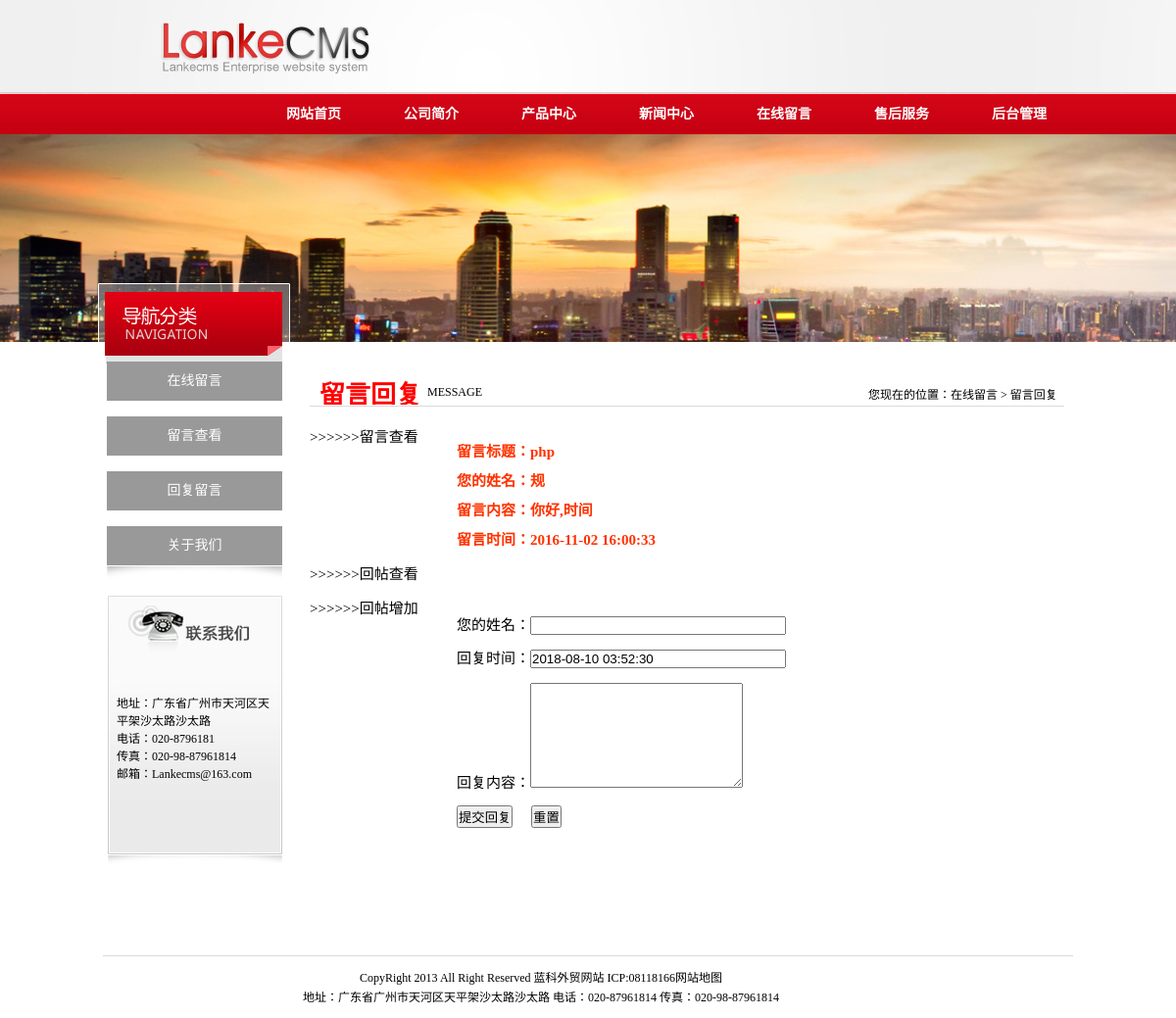
/revertAdd.php?id=12, run on the app's committed database.
### tables this page shows
CREATE TABLE `message` (
  `messageID` int(11) NOT NULL AUTO_INCREMENT,
  `title` varchar(50) NOT NULL,
  `content` varchar(500) NOT NULL,
  `writer` varchar(20) NOT NULL,
  `writeDate` timestamp NOT NULL DEFAULT CURRENT_TIMESTAMP,
  `count` int(11) DEFAULT NULL,
  PRIMARY KEY (`messageID`)
);

### revertAdd.php (the view, shortened to what this page needs)
<!DOCTYPE html PUBLIC "-//W3C//DTD XHTML 1.0 Transitional//EN" "http://www.w3.org/TR/xhtml1/DTD/xhtml1-transitional.dtd">
<html xmlns="http://www.w3.org/1999/xhtml">
<head>
<link rel="stylesheet" type="text/css" href="css.css"/>
</head>
<body>
 <div id="one"></div>
 <div id="big_two">
    <div id="left">
      <div id="left_bg1">
         <p><a href="messageAdd_save.php" target="_self">在线留言</a><br/><a href="messageManage.php" target="_self">留言查看</a><br/><a href="#">回复留言</a><br/><a href="about.php" target="_self">关于我们</a></p>
      </div>
      <div id="contact_bg1">
       <p>地址：广东省广州市天河区天<br/>
          平架沙太路沙太路<br/>
          电话：020-8796181<br/>
          传真：020-98-87961814<br/>
          邮箱：Lankecms@163.com</p>
      </div>
    </div>
     <div id="right1">
      <div id="right_one">
          <div id="div_1"><h2 style="color:#F00; font:bold 26px 宋体;">留言回复</h2></div>
          <div style="width:70px; height:20px; float:left; margin-top:44px;">MESSAGE</div>
          <div id="div_2">您现在的位置：在线留言 > 留言回复</div>
          <img src="images/path_line.gif" style="margin:0 auto; width:770px; height:2px;"/>
      </div>
      <?
        $id=$_GET['id'];
	    include("admin/conn.php");
		$sql="select messageID,title,left(content,10) as content,writer,writeDate from message where messageID='$id'";
		$str=mysql_query($sql,$conn);
	    $row=mysql_fetch_array($str);
       ?>
	      <div id="revert_left">
         >>>>>>留言查看
	       <ul>
		   <li>留言标题：<?=$row['title']?></li><br/>
		   <li>您的姓名：<?=$row['writer']?></li><br/>
           <li>留言内容：<?=$row['content']?></li><br/>
		   <li>留言时间：<?=$row['writeDate']?></li>
           </ul>
		   </div>
       <div id="revert_center">
         >>>>>>回帖查看
             </div>
     <form action="revertAdd_save.php?id=<?=$_GET['id']?>" method="post">
           <div id="revert_right">
           >>>>>>回帖增加
            <ul>
		   <li>您的姓名：<input name="writer" type="text" size="30" /></li><br/>
		   <li>回复时间：<input name="writeDate" type="text" size="30" value="<?=date('Y-m-d H:i:s')?>"/></li><br/>
		   <li>回复内容：<textarea name="content" cols="25" rows="7"></textarea></li><br/>
		   <li>
		   <input name="" type="submit" value="提交回复"/>&nbsp;&nbsp;&nbsp;&nbsp;
		   <input name="" type="reset" value="重置" />
		   </li>
		   </ul>
        </div>
	 </form>
     </div>
  </div>
</body>
</html>

### css.css (style rules this page uses)
* { margin:0;padding:0; }
body { width:auto; height:0 auto; font:12px 宋体; }
#top { background:url(images/bg.jpg); }
#top img { margin-left:150px; }
#nav_bg { background:url(images/nav_bg.png); height:43px; }
#nav_bg ul { margin-left:140px; }
#nav_bg ul li { font:bold 14px/28px 宋体; height:45px; float:left; width:120px; color:#FFF; list-style:none; line-height:45px; }
#nav_bg li a { color:#FFF; display:block; text-align:center; list-style:none; height:45px; }
#nav_bg a:link { list-style:none; color:#FFF; text-decoration:none; }
#foot_son { width:990px; height:70px; margin:0 auto; }
#foot_son img { width:990px; height:2px; margin-top:5px; }
#one { background:url(images/01.jpg); width:100%; height:212px; }
#big_two { width:1000px; height:620px; margin:0 auto; }
#left { width:196px; height:470px; float:left; }
#right_one { width:770px; height:60px; }
#div_1 { width:110px; height:30px; float:left; margin-top:33px; margin-left:10px; }
#div_2 { width:200px; height:20px; float:left; margin-left:570px; margin-top:-20px; }
#left_bg1 { background:url(images/left_bg.png) no-repeat; width:196px; height:176px; float:left; margin-top:-60px; }
#left_bg1 p { margin-top:80px; margin-left:9px; font:14px 宋体; width:179px; height:40px; }
#left_bg1 a { margin-left:0px; font:14px 宋体; display:block; background-color:#999; text-align:center; line-height:40px; text-decoration:none; color:#fff; }
#contact_bg1 { background:url(images/contact_bg.jpg) no-repeat; width:179px; height:314px; float:left; margin-left:9px; margin-top:113px; }
#contact_bg1 p { margin-top:130px; margin-left:10px; }
#right1 { width:770px; float:left; margin-left:20px; }
#revert_left { width:700px; margin-top:30px; font:15px/15px 宋体; }
#revert_left ul { margin-left:150px; font:bold 15px/15px 宋体; }
#revert_left li { list-style:none; color:#F30; }
#revert_center { width:700px;margin-top:20px; font:15px/15px 宋体; }
#revert_right { width:700px; height:240px; margin-top:20px; font:15px/15px 宋体; }
#revert_right ul { margin-left:150px; }
#revert_center,#revert_right li { list-style:none; }

### data on the page
message: title "php", writer "规", writeDate "2016-11-02 16:00:33"

### other printed values
$row['content'] "你好,时间"
